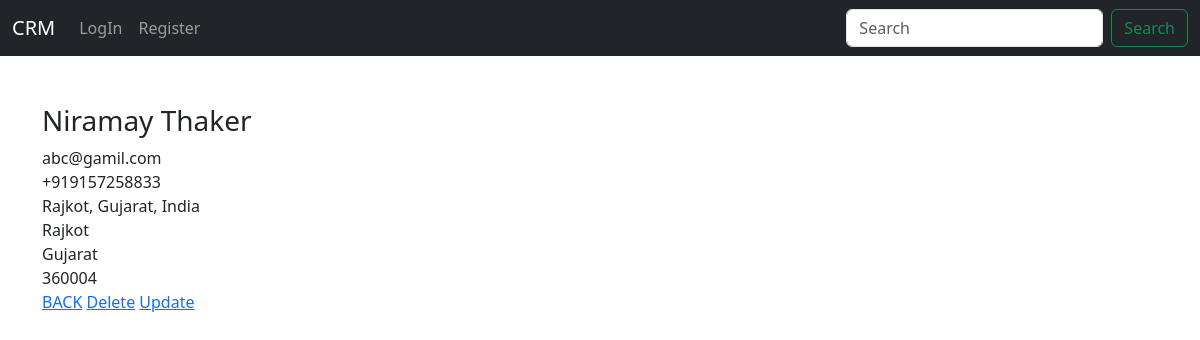
Page /cusotomer_record/4 on the committed database.
### website/models.py (models this page shows)
class Record(models.Model):
	created_at = models.DateTimeField(auto_now_add=True)
	first_name = models.CharField(max_length=50)
	last_name = models.CharField(max_length=50)
	email = models.EmailField(max_length=50)
	phone = models.CharField(max_length=50)
	address = models.CharField(max_length=50)
	city = models.CharField(max_length=50)
	state = models.CharField(max_length=50)
	zipcode = models.CharField(max_length=20)
	def __str__(self):
		return f'{self.first_name} {self.last_name}'

### website/views.py (the view)
# urls.py: path("cusotomer_record/<int:pk>", views.customer_record, name='customer-record'),
def customer_record(request, pk):
	cust_rec = Record.objects.get(id=pk)
	context = {"cust_rec": cust_rec}
	return render(request, 'customer_record.html', context=context)

### templates/customer_record.html (shortened to what this page needs)
{% extends "base.html" %}
{% block content %}
 <br>
 <br>
    <h3> {{cust_rec.first_name}} {{cust_rec.last_name}} </h3>
    {{cust_rec.email}}<br>
    {{cust_rec.phone}}<br>
    {{cust_rec.address}}<br>
    {{cust_rec.city}}<br>
    {{cust_rec.state}}<br>
    {{cust_rec.zipcode}}<br>
    <a href="{% url 'home' %}">BACK</a>
    <a href="{% url "delete-record" cust_rec.id %}">Delete</a>
    <a href="{% url "update-record" cust_rec.id %}">Update</a>
{% endblock content %}

### rows in the picture
Record: first_name "Niramay", last_name "Thaker", email "abc@gamil.com", phone "+919157258833", address "Rajkot, Gujarat, India", city "Rajkot", state "Gujarat", zipcode "360004"
